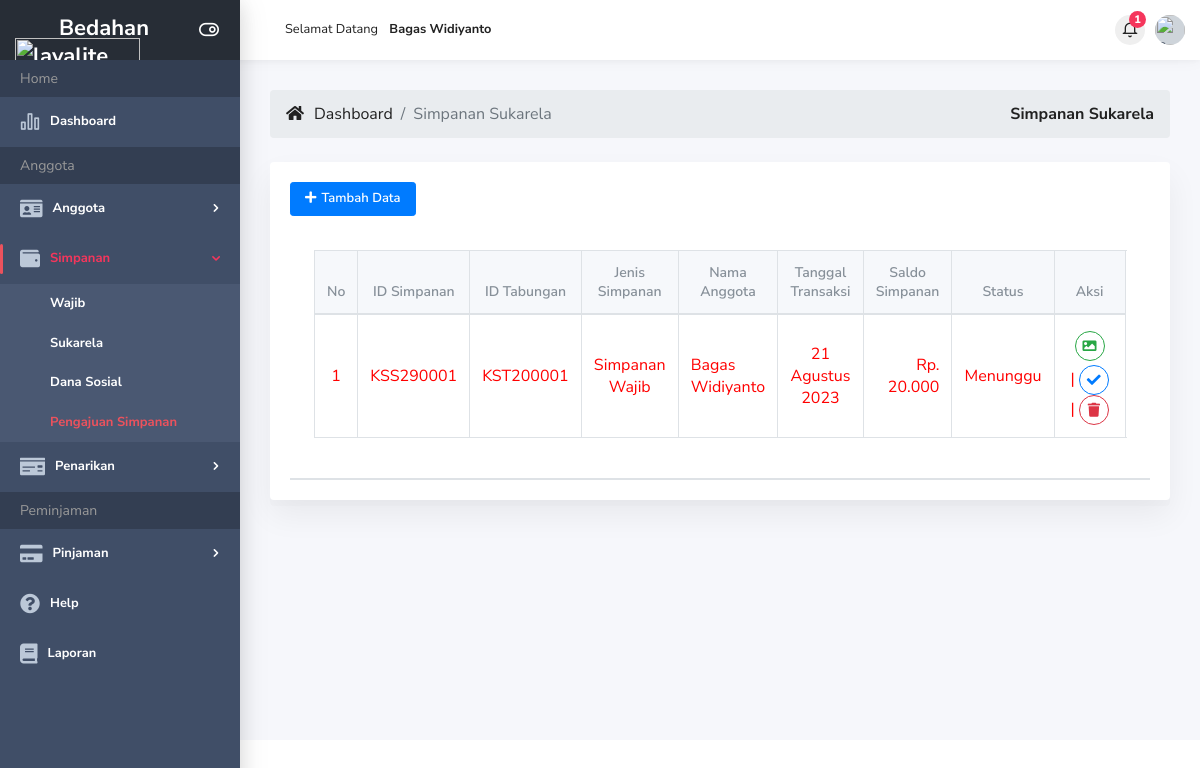
Page /pengajuan_simpanan.php (signed in) on the committed database.
### tables this page shows
CREATE TABLE `simpanan` (
  `ID_Simpanan` varchar(20) NOT NULL,
  `ID_Anggota` varchar(20) NOT NULL,
  `ID_Tabungan` varchar(20) NOT NULL,
  `Jenis_Simpanan` varchar(20) NOT NULL,
  `Tanggal_Transaksi` date NOT NULL,
  `Saldo_Simpanan` int(11) NOT NULL,
  `Status_Simpanan` varchar(15) NOT NULL,
  `gambar` varchar(255) NOT NULL
);

CREATE TABLE `anggota` (
  `ID_Anggota` varchar(20) NOT NULL,
  `ID_Tabungan` varchar(20) NOT NULL,
  `ID_User` varchar(20) NOT NULL,
  `Nama_Anggota` varchar(200) NOT NULL,
  `Jenis_Kelamin` varchar(10) NOT NULL,
  `Tempat_Lahir` varchar(50) NOT NULL,
  `Tanggal_Lahir` date NOT NULL,
  `Pendidikan_Terakhir` varchar(5) NOT NULL,
  `Status_Perkawinan` varchar(15) NOT NULL,
  `Simpanan_Pokok` int(11) NOT NULL,
  `No_KTP` int(11) NOT NULL,
  `No_KK` int(11) NOT NULL,
  `No_Telp` int(11) NOT NULL,
  `No_Rek` int(11) NOT NULL,
  `Tanggal_Entri` varchar(15) NOT NULL,
  `Alamat` text NOT NULL,
  `Status_Aktif` varchar(15) NOT NULL
);

### pengajuan_simpanan.php (the view, shortened to what this page needs)
<?php include 'header.php'; ?>
<?php
function rp($angka)
{
    $hasil_rupiah = "Rp. " . number_format($angka, 0, '', '.');
    return $hasil_rupiah;
}
?>
<div class="main-content">
    <div class="container-fluid">
        <ol class="breadcrumb mb-4" style="font-size: 16px">
            <li><i class="fa fa-home" aria-hidden="true"></i></li>
            <li class="breadcrumb-item" style="margin-left: 10px"><a href="index.php">Dashboard</a></li>
            <li class="breadcrumb-item no-drop active">Simpanan Sukarela</li>
            <li class="ml-auto active font-weight-bold">Simpanan Sukarela</li>
        </ol>
        <div class="row">
            <div class="col-md-12">
                <div class="card">
                    <div class="card-body">
                        <a href="tambah_simpanan.php" class="btn btn-primary btn-sm" style="margin-bottom: 10px; height: auto" title="Tambah Pengajuan Simpanan"><i class="fa fa-plus" aria-hidden="true"></i>Tambah Data</a>
                        <div class="dt-responsive p-4" style="overflow-x: auto;">
                            <table class=" table table-bordered display nowrap fixed" id="alt-pg-dt" style="font-size: 16px;">
                                <col width="50px">
                                <col width="150px">
                                <col width="150px">
                                <col width="200px">
                                <col width="150px">
                                <col width="350px">
                                <col width="150px">
                                <col width="0">
                                <col width="150px">
                                <col width="120px">
                                <thead>
                                    <tr align="center">
                                        <th>No</th>
                                        <th>ID Simpanan</th>
                                        <th>ID Tabungan</th>
                                        <th>Jenis Simpanan</th>
                                        <th>Nama Anggota</th>
                                        <th>Tanggal Transaksi</th>
                                        <th>Saldo Simpanan</th>
                                        <th>Status</th>
                                        <?php if ($_SESSION['Level'] == 'Petugas') { ?>
                                            <th>Aksi</th>
                                        <?php } ?>
                                    </tr>
                                </thead>
                                <tbody>
                                    <?php $i = 1 ?>
                                    <?php
                                    if ($_SESSION['Level'] == 'Petugas') {
                                        if (isset($nama)) {
                                            $sql = mysqli_query($konek, "SELECT * FROM simpanan INNER JOIN anggota USING(ID_Tabungan) ORDER BY ID_Simpanan ASC");
                                            $sql_simpanan    = mysqli_query($konek, "SELECT SUM(Saldo_Simpanan) as simpan from simpanan
                                                            INNER JOIN anggota on anggota.ID_Anggota = simpanan.ID_Anggota WHERE Nama_Anggota LIKE'%$nama%'");
                                            $simpanan        = mysqli_fetch_array($sql_simpanan);
                                            $total_simpanan  = $simpanan['simpan'];
                                        } else {
                                            $sql = mysqli_query($konek, "SELECT * FROM simpanan INNER JOIN anggota USING(ID_Tabungan) ORDER BY ID_Simpanan DESC");
                                        }
                                    } else {
                                        $sql = mysqli_query($konek, "SELECT * FROM simpanan INNER JOIN anggota USING(ID_Tabungan) WHERE Status_Simpanan = 'Menunggu' AND Jenis_Simpanan='Simpanan Sukarela' AND ID_Tabungan = '$da[ID_Tabungan]'");
                                    }
                                    while ($s = mysqli_fetch_array($sql)) {
                                        $color = "color:" . ($s['Status_Simpanan'] == 'Konfirmasi' ? 'black' : 'red') . "";
                                    ?>
                                        <tr style="<?= $color; ?>">
                                            <td align="center"><?= $i++; ?></td>
                                            <td align="center"><?= $s["ID_Simpanan"]; ?></td>
                                            <td align="center"><?= $s["ID_Tabungan"]; ?></td>
                                            <td align="center"><?= $s["Jenis_Simpanan"]; ?></td>
                                            <td width="200px"><?= $s["Nama_Anggota"]; ?></td>
                                            <td align="center"><?= tgl($s["Tanggal_Transaksi"]); ?></td>
                                            <td align="right"><?= rp($s["Saldo_Simpanan"]); ?></td>
                                            <td align="right"><?= $s["Status_Simpanan"]; ?></td>
                                            <?php if ($_SESSION['Level'] == 'Petugas') { ?>
                                                <td align="center">
                                                    <?php if ($s['Status_Simpanan'] == 'Menunggu') { ?>
                                                        <a href="#" type="button" class="btn-sm" data-toggle="modal" data-target="#myModal1<?= $s['ID_Simpanan']; ?>" title="Gambar"><button class="btn btn-icon btn-outline-success"><i class='fa fa-image'></i></button></a> |
                                                        <a href="acc_simpanan.php?act=acc_simpanan&ID_Simpanan=<?= $s['ID_Simpanan'] ?>&Saldo_Simpanan=<?= $s['Saldo_Simpanan'] ?>&ID_Tabungan=<?= $s['ID_Tabungan'] ?>" title="Konfirmasi"><button class="btn btn-icon btn-outline-primary"><i class='fa fa-check'></i></button></a> |
                                                        <a href="hapus_simpanan.php?ID_Simpanan=<?= $s['ID_Simpanan'] ?>&gambar=<?= $s['gambar']; ?>" title="Hapus" class="btn-del"><button class="btn btn-icon btn-outline-danger"><i class='fa fa-trash'></i></button></a>
                                                    <?php } else { ?>
                                                        <a href="acc_simpanan.php?act=batal&ID_Simpanan=<?= $s['ID_Simpanan'] ?>&Saldo_Simpanan=<?= $s['Saldo_Simpanan']; ?>&ID_Tabungan=<?= $s['ID_Tabungan']; ?>" title="Batal"><button class="btn btn-icon btn-outline-warning"><i class='fa fa-times-circle'></i></button></a>
                                                    <?php } ?>
                                                </td>
                                            <?php } ?>
                                        </tr>
                                    <?php
                                    }
                                    ?>
                                </tbody>
                            </table>
                        </div>
                        <div class='border'>
                        </div>
                    </div>
                </div>
            </div>
        </div>
    </div>
</div>
<?php include 'footer.php'; ?>

### rows in the picture
simpanan: ID_Simpanan "KSS290001", ID_Tabungan "KST200001", Jenis_Simpanan "Simpanan Wajib", anggota.Nama_Anggota "Bagas Widiyanto", Tanggal_Transaksi "21 Agustus 2023", Saldo_Simpanan "Rp. 20.000", Status_Simpanan "Menunggu"

### other values in the picture
$_SESSION['Nama_Lengkap'] "Bagas Widiyanto"
$total_pinjaman "1"
